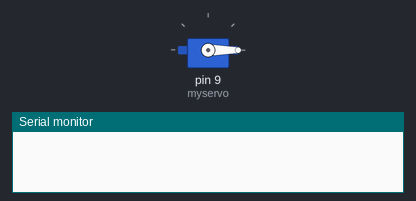
A sketch run on a simulated Arduino Uno, built with avr-gcc and run on an emulated ATmega328P. Shown: servo, the last lines printed to the serial monitor.

Above: at 0.1 s.
At 10.3 s:
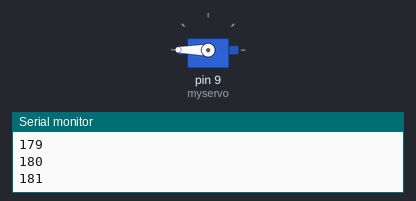
At 30.3 s:
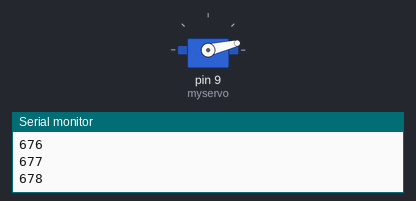
At 39.44 s:
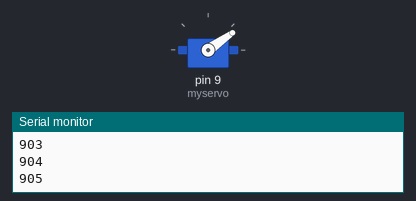
Timing chart, 0 to 40.0 s (numbered marks = the images above):
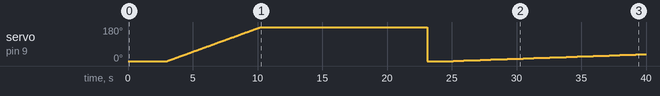

The sketch:

servo.ino
```cpp
//www.elegoo.com
//2018.12.19
#include <Servo.h>
Servo myservo;

void setup() {
  Serial.begin(9600);
  myservo.attach(9);
  myservo.write(00);// move servos to center position -> 90°
  delay(3000);

}
void loop() {

  for (int i = 0; i<=10000; i++)
  {
    Serial.println(i);

    myservo.write(i);

    delay(40);
  }

  delay(3000);
}
```
